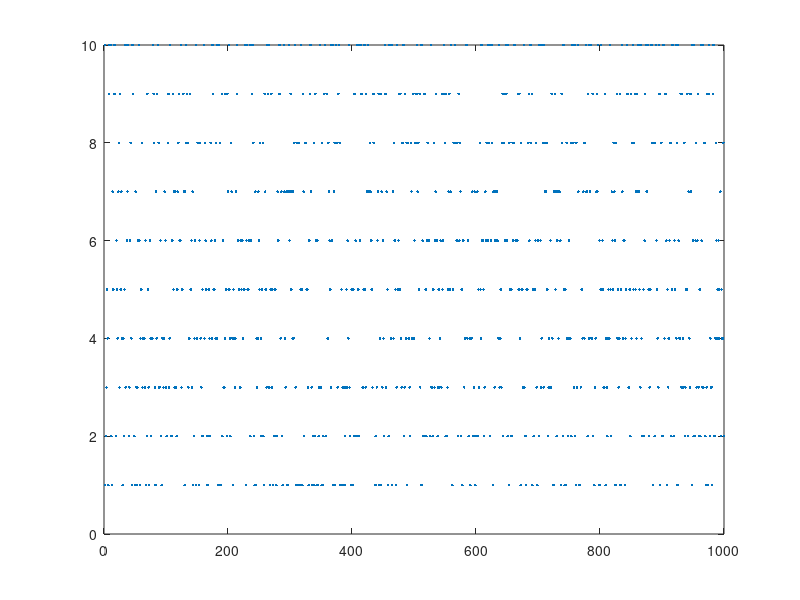
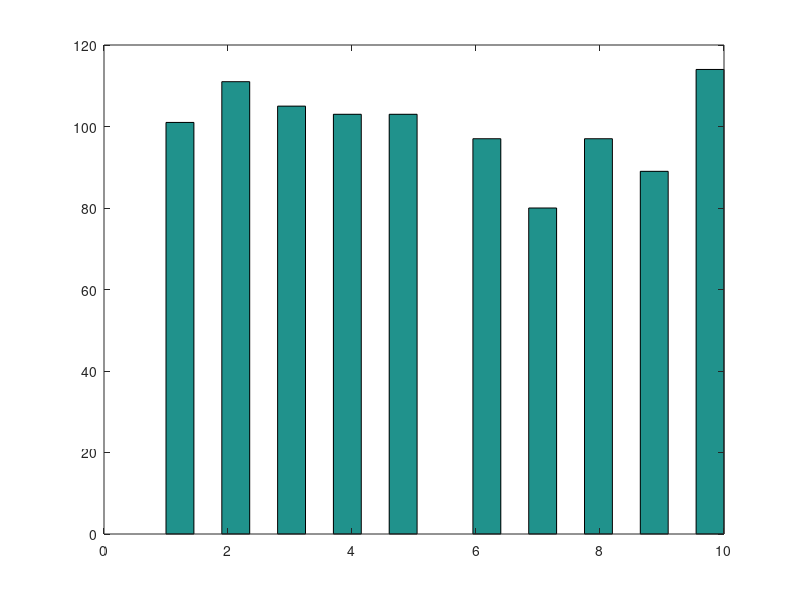
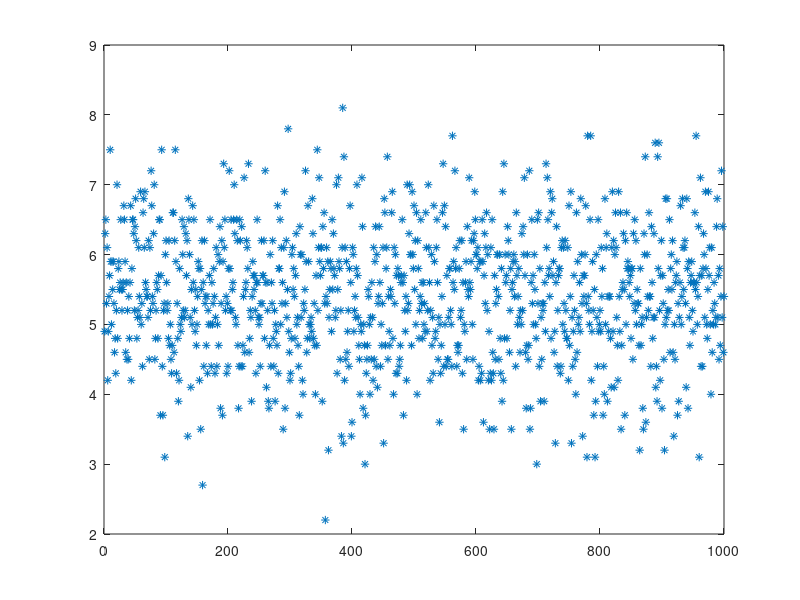
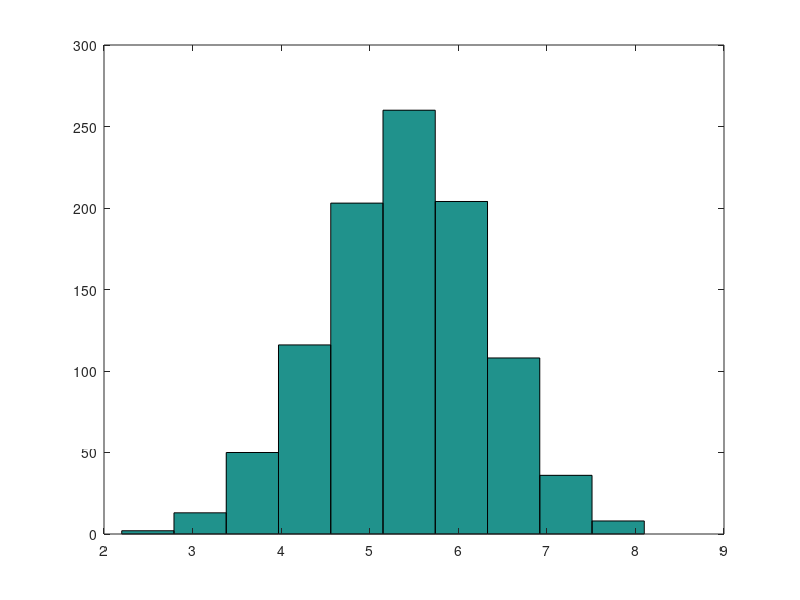

Recreate these plots in MATLAB, in order. (Note: this script raises an error after producing the figures.)

%-- test if average grade of players on a team is significantly largrer than average grade 

nr_stud = 1000; % number of student in school 
stud = randi(10, nr_stud,1); % assign random grade to each student 
figure;plot( stud ,'.')
figure;hist( stud,20) % show distribution of grades (it is uniform )

players = [4 8 7 9 10 5 8 8 10 7 ]; % grades of players on the team
avr_ply = mean( players )% average grade of players 

% take randomly selected 10 students from school and calculate their averege grade. Repeat it 1000 times
avr_gr = [];
for i = 1:1000 
    avr_gr( i ) = mean( stud( randi( nr_stud, 10,1) ) );
end
figure;plot( avr_gr, '*')
figure;hist( avr_gr, 10 )

f = find( avr_gr < avr_ply ); % find all cases where average grade of 10 random students were smaller then average of players
length( f )  % number of such cases 
perc = length( f ) / nr_stud *100 % percentage of cases where average grade of 10 random students were smaller then average of players
p_our = (100 - perc)/100 %-- our estimated p-value

[h p] = ttest2( stud , players ) % t-test; 
% p is p-value; if p is smaller than 0.05 then there is significant difference between average grades of players and students
%   it means that players were not randomly selected from population of students 

effect_size = ( mean(players) - mean(stud) ) / std(stud) % Effect size 

%- correlation coeficient between 2 signals 
sig1 = -cos(0:0.1:100);
figure;plot(sig1 )

% sig2 = cos(0:0.1:100) + rand(size(sig1))*1;
sig2 =  rand(size(sig1))*1;
figure;plot( sig2)

corrcoef( sig1, sig2)


